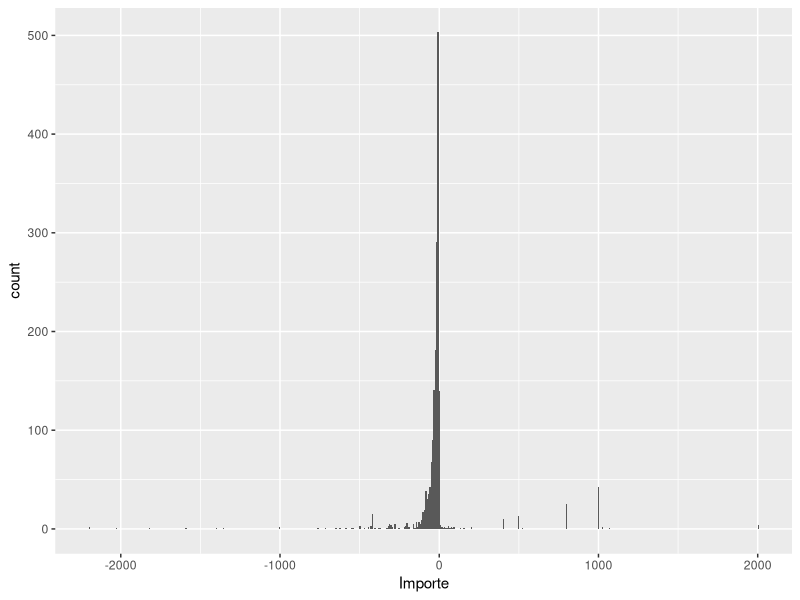
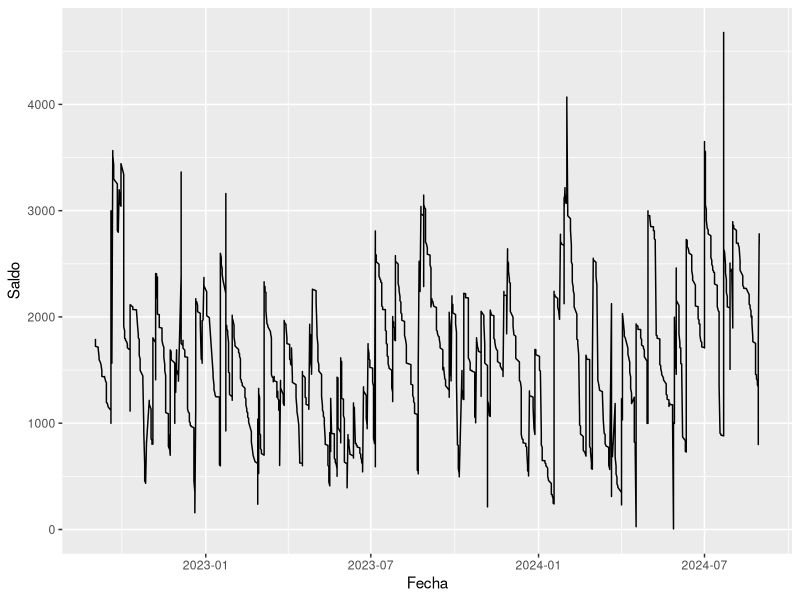

Write R code to recreate these figures, in order.
library(tidyverse)
library(lubridate)
library(readxl)

# Movimientos 01SEP2022-31AGO2024 por fecha operación orden inverso
NewMovs <- read_excel("data/20220901_20240831.xlsx") 

NewMovs                                                     

#      # Comprobación de integridad del fichero por saldo
#      SaldoInicial <- first(NewMovs$Saldo)
#      SaldoFinal <- last(NewMovs$Saldo)
#      Cobros <- NewMovs %>% 
#        filter(Importe>0) %>% 
#        summarise(sum(Importe))
#      Pagos <-  NewMovs %>% 
#        filter(Importe<0) %>% 
#        summarise(sum(Importe)) 
#      
#      CheckSaldo <- SaldoInicial
#      -SaldoFinal
#      + Cobros
#      - Pagos
#      CheckSaldo == first(NewMovs$Saldo) # Debe ser TRUE
#      rm(SaldoInicial, SaldoFinal,Cobros, Pagos, CheckSaldo)

# Elimina columnas innecesarias, cambia nombres de columnas incómodos
CleanMovs <- NewMovs %>% select(-`Fecha Valor`,-`Divisa...5`,-`Divisa...7`)  
names(CleanMovs)[1] = "Fecha"
names(CleanMovs)[5] = "Codigo"

CleanMovs
rm(NewMovs)

# Convierte a tipo Date la columna Fecha,
# incluye NumOrden de movimientos del banco,
# añade la Descripcion del Codigo
# ordena por Fecha y NumOrden
ChangedMovs <- CleanMovs %>% 
  mutate(
    Fecha = parse_date(Fecha, "%d/%m/%Y"),
    #TextoFecha = format(Fecha, "%d/%m/%Y"),
    NumOrden = (dim(CleanMovs)[1] - row_number( ) + 1)#,
    #MonthDay = mday(Fecha),
    #Month = month(Fecha),
    #Year = year(Fecha)
  ) %>% 
  left_join(unique(read_excel("data/Cods.xlsx")), by = "Codigo") %>% 
  arrange(Fecha, NumOrden)%>% 
  select(Fecha, NumOrden, Importe, Saldo, Codigo, Descripcion, Concepto)

ChangedMovs

Movs <- ChangedMovs   # Cortito
rm(CleanMovs, ChangedMovs)

#      # Códigos, Filtrados los códigos realmente existentes en Movs,
#      # Cargadas desde el Excel sus descripciones, y
#      # Ordenados por número de Codigo
#      Cods <- as_tibble_col(unique(Movs$Codigo), column_name = "Codigo")
#      Cods
#      
#      Codigos <-  Cods %>% 
#        left_join(unique(read_excel("data/Cods.xlsx")), by = "Codigo") %>% 
#        arrange(Codigo) %>% 
#        select(Codigo, Descripcion)
#      Codigos
#      rm(Cods)


ggplot(Movs, aes(Importe)) +         # Histograma de movimientos por Importe
  geom_histogram(bins = 500)

ggplot(Movs, aes(Fecha, Saldo)) +    # Historico de saldos por Fecha
  geom_line()



Movs %>% arrange(desc(Importe))
Movs %>% arrange(Importe)

# Movs %>% arrange(Fecha)         # arrange innecesario, Movs ya tiene ese orden

Movs %>% filter(Codigo=="174") %>% summarise(n())
count(Movs %>% filter(Codigo=="174"))
Movs %>% filter(Codigo=="174")
Movs %>% filter(Codigo=="174") %>% print(n=nrow(Movs %>% filter(Codigo=="174")))
                               # siguiente arrange innecesario, Movs ya tiene ese orden
# Movs %>% filter(Codigo=="174") %>% arrange(Fecha) %>% print(n=nrow(Movs %>% filter(Codigo=="174")))


Movs %>% filter(Codigo=="174", grepl("Geminis", Concepto)) %>% arrange(Fecha) %>% print(n=nrow(Movs))
Movs %>% filter(Codigo=="174", grepl("Cp Rfv 44", Concepto)) %>% arrange(Fecha) %>% print(n=nrow(Movs))
Movs %>% filter(Codigo=="174", grepl("Yoigo", Concepto)) %>% arrange(Fecha) %>% print(n=nrow(Movs))
Movs %>% filter(Codigo=="174", grepl("Naturgy", Concepto)) %>% arrange(Fecha) %>% print(n=nrow(Movs))
Movs %>% filter(Codigo=="174", grepl("Gesternova", Concepto)) %>% arrange(Fecha) %>% print(n=nrow(Movs))
Movs %>% filter(Codigo=="174", grepl("Recibo Raimundo Fernandez", Concepto)) %>% arrange(Fecha) %>% print(n=nrow(Movs))

Movs %>% filter(Codigo=="174", !grepl("Gesternova", Concepto),
                               !grepl("Naturgy", Concepto),
                               !grepl("Yoigo", Concepto),
                               !grepl("Cp Rfv 44", Concepto),
                               !grepl("Geminis", Concepto),
                               !grepl("Recibo Raimundo Fernandez", Concepto)
                ) %>% arrange(Fecha) %>% print(n=nrow(Movs))


Movs %>% filter(Importe> 200) %>%  print(n=nrow(Movs))


Movs %>% filter(Codigo=="072") %>% arrange(Fecha) %>% print(n=nrow(Movs %>% filter(Codigo=="072")))


MESES <- Movs %>% 
         group_by(Año=year(Fecha), Mes=month(Fecha)) %>% 
         summarise(Num=n(),
                   Total=sum(Importe),
                   Ingresos=sum(Importe[Importe>0]),
                   Gastos=sum(Importe[Importe<0]),
                   S_Inicial = Saldo[NumOrden == first(NumOrden)]- Importe[NumOrden == first(NumOrden)],
                   S_Final = Saldo[NumOrden == last(NumOrden)]
                  )
MESES %>% print(n=nrow(MESES))
MESES$Num
mean(MESES$Num)


LAB <- Movs %>%
  group_by(Codigo, Descripcion, year(Fecha), month(Fecha)) %>%
  summarise(n())
LAB

LAB <- Movs %>%
       group_by(Codigo, Descripcion, year(Fecha), month(Fecha)) %>%
       summarise(n()) %>% 
       arrange(desc(`n()`)) 
LAB

LAB <- Movs %>%
       group_by(Codigo, Descripcion, year(Fecha), month(Fecha)) %>%
       summarise(n()) %>% 
       arrange(desc(`year(Fecha)`), desc(`month(Fecha)`))
LAB

LAB <- Movs %>%
       group_by(Codigo, Descripcion, Año=year(Fecha), Mes=month(Fecha)) %>%
       summarise(n()) %>% 
       arrange(Codigo, desc(Año), desc(Mes))
LAB

LAB <- Movs %>%
       group_by(Codigo, Descripcion, Año=year(Fecha), Mes=month(Fecha)) %>%  
       summarise(
                 n(),
#                 Año=year(Fecha),   # Hay múltiples ocurrencias
#                 Mes=month(Fecha),  # Hay múltiples ocurrencias
                 sum(Importe),
                 max(Importe),
                 min(Importe),
                 mean(Importe),
                 (sum(Importe)/n()),
                 first(NumOrden),
                 min(NumOrden),
                 Saldo[NumOrden == first(NumOrden)],
                 Importe[NumOrden == first(NumOrden)],
                 Inicial = Saldo[NumOrden == first(NumOrden)]- Importe[NumOrden == first(NumOrden)],
                 min(Fecha),
                 first(Fecha),
                 max(Fecha),
                 last(Fecha)
                ) 
LAB

LAB <- Movs %>%
  group_by(Año = year(Fecha), Mes = month(Fecha)) %>%  
  summarise(
    n(),
    sum(Importe),
    first(NumOrden),
    min(NumOrden),
    SdoInicial = Saldo[NumOrden == first(NumOrden)]- Importe[NumOrden == first(NumOrden)]
  ) %>% 
  arrange(Año, Mes, desc(`sum(Importe)`))
LAB



LAB <- Movs %>%
  group_by(year(Fecha), month(Fecha), Codigo, Descripcion) %>%  
  summarise(
            n(),
            sum(Importe)
            ) %>% 
  arrange(`year(Fecha)`, `month(Fecha)`, desc(`sum(Importe)`))
LAB

LAB <- Movs %>%
  group_by(year(Fecha), month(Fecha), Codigo, Descripcion) %>%  
  summarise(
            n(),
            sum(Importe),
            max(Importe),
            min(Importe),
            mean(Importe),
            (sum(Importe)/n()),
            first(NumOrden),
            Saldo[NumOrden == first(NumOrden)],
            Importe[NumOrden == first(NumOrden)],
            Inicial = Saldo[NumOrden == first(NumOrden)] 
                    - Importe[NumOrden == first(NumOrden)],
            min(Fecha),
            first(Fecha)
           ) %>%
             arrange(desc(`sum(Importe)`))
LAB





print(LAB, n = nrow(LAB))
